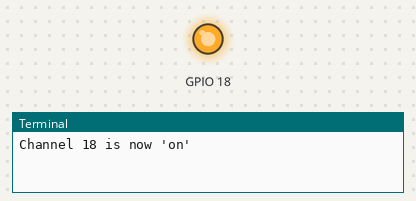
Bench run of a program on a simulated Raspberry Pi (BCM pin numbers). On the bench: output pins drawn as LEDs (lit = HIGH), the last lines printed to the terminal. At 5.0 s the program stops and its outputs stay as they are.

Above: at 0.1 s.
At 5.1 s:
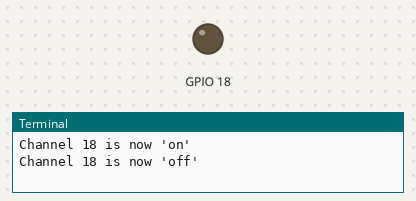
Timing chart, 0 to 6.5 s (numbered marks = the images above):
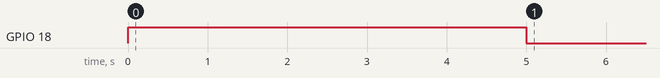

Measured:
- by itself, GPIO 18: LOW → HIGH at 0.00 s, → LOW 5.0 s later

The program:

main.py
```python
import RPi.GPIO as GPIO  # https://sourceforge.net/p/raspberry-gpio-python/wiki/Home/
import time


def main():
    # setting up how we talk with the GPIO
    GPIO.setmode(GPIO.BCM)
    GPIO.setwarnings(False)

    # set channel 18 to be used to send signals
    GPIO.setup(18, GPIO.OUT)
    # send a signal to channel 18 - HIGH means "on"
    GPIO.output(18, GPIO.HIGH)
    print("Channel 18 is now 'on'")
    # pause for 5 seconds
    time.sleep(5)
    # send a signal to channel 18 - LOW means "off"
    GPIO.output(18, GPIO.LOW)
    print("Channel 18 is now 'off'")
    # tell the micro computer we are done with all channels
    GPIO.cleanup()


# Press the green button in the gutter to run the script.
if __name__ == '__main__':
    main()
```
